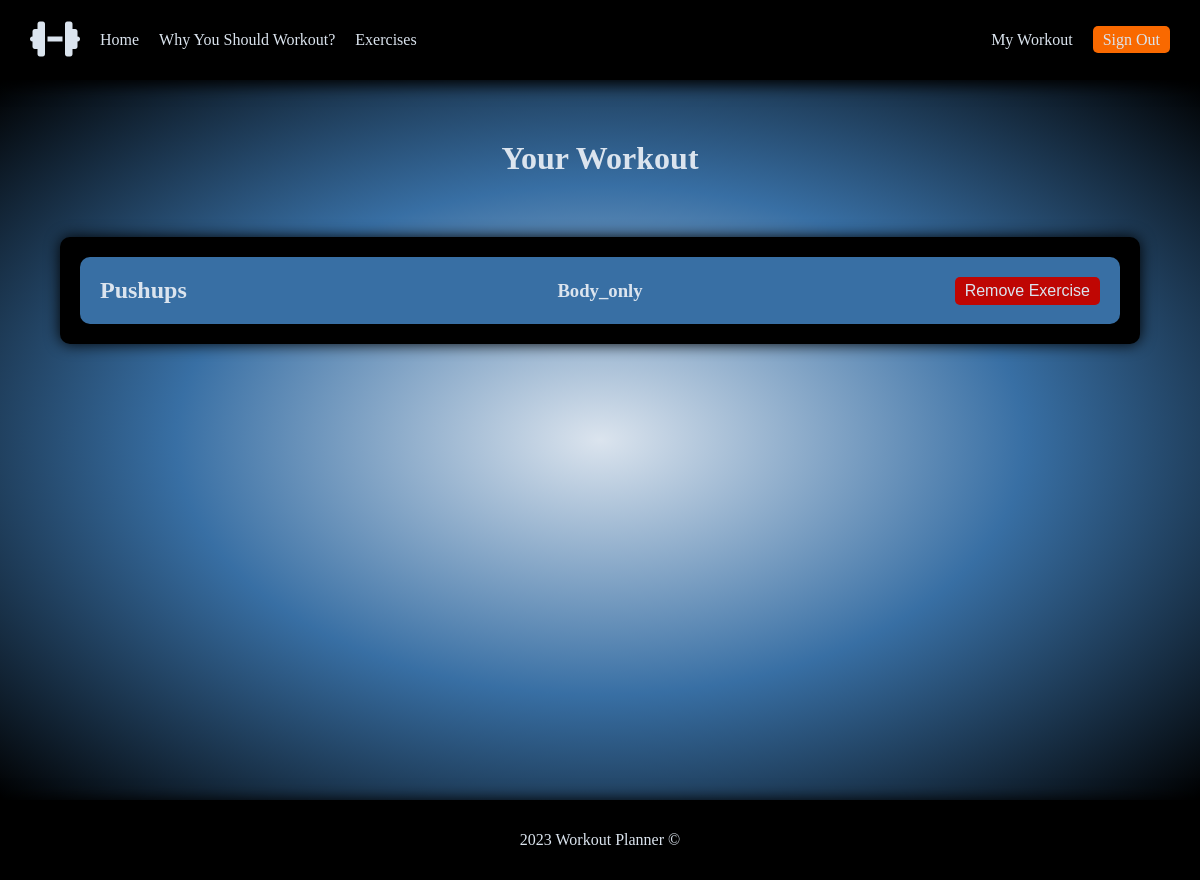
Page /workout (signed in) on the earlier database version.
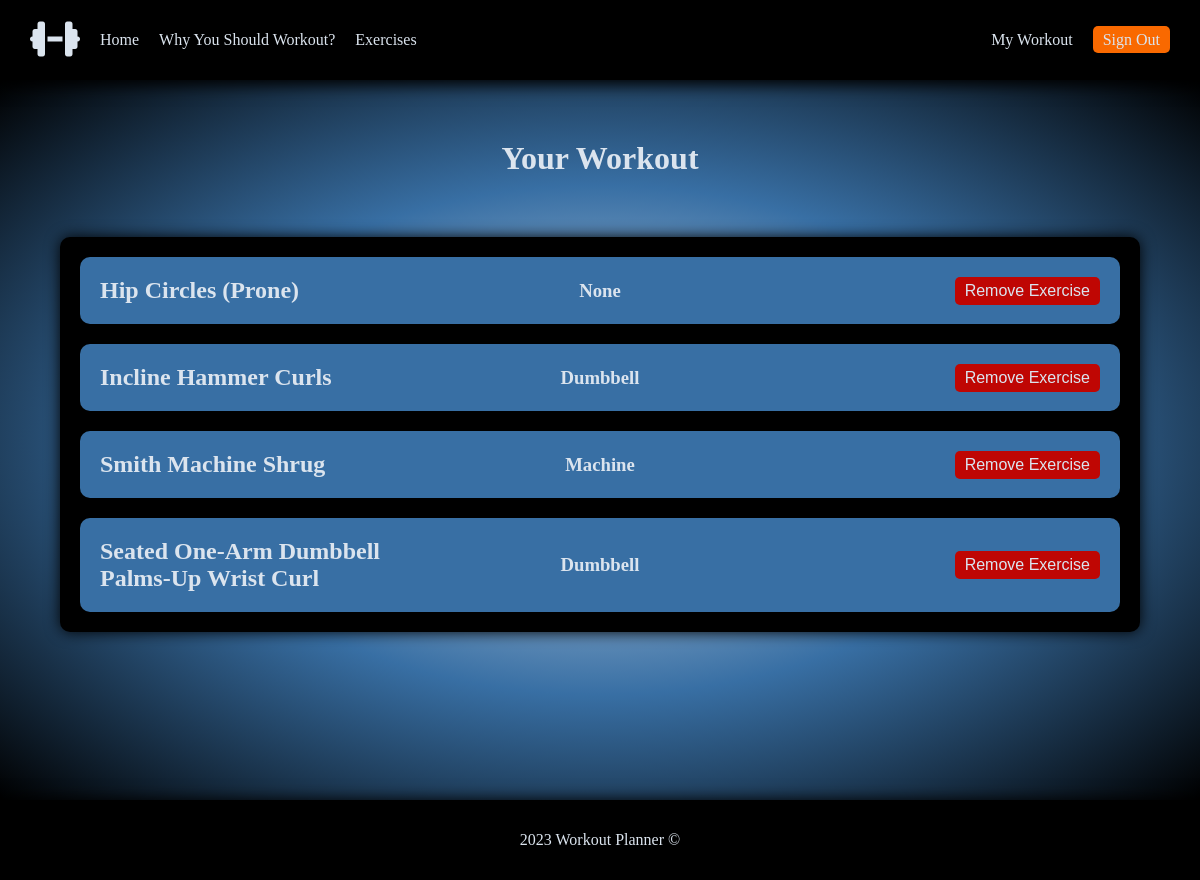
Same page on the later database version.
### tables this page shows
CREATE TABLE exercises (user_id INTEGER, exercise TEXT NOT NULL, equipment TEXT NOT NULL, instructions TEXT NOT NULL);

### app.py (the view)
@app.route("/workout")
@login_required
def workout():
  user_id = session["user_id"]
  exercises = db.execute("SELECT * FROM exercises WHERE user_id = ?", user_id)
  return render_template("workout.html", exercises=exercises)

### helpers.py (called while the page is built)
def login_required(f):
  @wraps(f)
  def decorated_function(*args, **kwargs):
    if session.get("user_id") is None:
      return redirect("/login")
    return f(*args, **kwargs)
  return decorated_function

### templates/workout.html (shortened to what this page needs)
{% extends "layout.html" %}
{% block body %}
  <div class="container-big">
    <h1>Your Workout</h1>
    <div class="card-big">
      <div class="exercises-container">
        {% for row in exercises %}
          <div class="exercise-container">
            <h2>{{ row.exercise }}</h2>
            <h3 class="equip">{{ row.equipment }}</h3>
            <form action="/delete" method="post" id="delete">
              <button class="btn remove">Remove Exercise</button>
            </form>
          </div>
        {% endfor %}
      </div>
    </div>
  </div>
{% endblock %}

### templates/layout.html (shortened to what this page needs)
<!DOCTYPE html>
<html lang="en">
<head>
  <link rel="stylesheet" href="/static/styles.css">
  <link rel="stylesheet" href="https://cdnjs.cloudflare.com/ajax/libs/font-awesome/6.2.1/css/all.min.css" />
</head>
<body>
  <nav class="navigation">
    {% if session["user_id"] %}
      <ul class="navbar">
        <li class="logo"><a href="/" class="nav-logo"><i class="fa-sharp fa-solid fa-dumbbell"></i></a></li>
        <li class="nav-item"><a href="/" class="nav-link">Home</a></li>
        <li class="nav-item"><a href="/info" class="nav-link">Why You Should Workout?</a></li>
        <li class="nav-item"><a href="/exercises" class="nav-link">Exercises</a></li>
      </ul>
      <ul class="navbar">
        <li class="nav-item"><a href="/workout" class="nav-link">My Workout</a></li>
        <li class="nav-item"><a href="/signout" class="nav-link btn">Sign Out</a></li>
      </ul>
    {% endif %}
  </nav>
  {% block body %}{% endblock %}
  <footer class="footer">
    <p>2023 Workout Planner &#169;</p>
  </footer>
</body>
</html>

### static/styles.css (style rules this page uses)
* { margin: 0; padding: 0; box-sizing: border-box; }
html { scroll-behavior: smooth; }
:root { --black: #000000ff; --queen-blue: #386fa4ff; --alice-blue: #dbe4eeff; --safety-orange-blaze-orange: #f96900ff; --international-orange-engineering: #bf0603ff; }
.btn { cursor: pointer; background-color: var(--safety-orange-blaze-orange); padding: 5px 10px; border-radius: 5px; transition: all .2s ease-in; }
.navigation { width: 100%; background-color: var(--black); height: 80px; display: flex; align-items: center; justify-content: space-between; padding: 0 30px; font-size: 16px; box-shadow: 0 5px 15px var(--black); position: sticky; top: 0; }
.navbar { list-style-type: none; display: flex; align-items: center; }
.nav-item { margin-left: 20px; }
.nav-link { color: var(--alice-blue); text-decoration: none; }
.nav-logo { font-size: 40px; color: var(--alice-blue); text-decoration: none; }
.footer { background-color: var(--black); height: 80px; box-shadow: 0 0 15px var(--black); display: flex; align-items: center; color: var(--alice-blue); justify-content: center; }
.container-big { width: 100%; min-height: calc(100vh - 80px); height: 100%; background-image: radial-gradient(var(--alice-blue), var(--queen-blue), var(--black)); display: flex; flex-direction: column; align-items: center; }
.container-big h1 { margin: 60px 0; color: var(--alice-blue); text-align: center; }
.card-big { background-color: var(--black); border-radius: 10px; width: 60%; height: auto; box-shadow: 0 0 15px var(--black); margin-bottom: 100px; }
.card-big h2 { color: var(--alice-blue); text-align: center; margin: 20px 0; }
.exercises-container { padding: 0 20px; }
.exercise-container { width: 100%; color: var(--alice-blue); border-radius: 10px; background-color: var(--queen-blue); margin: 20px 0; padding: 0 20px; display: grid; grid-template-columns: 1fr 1fr 1fr; align-items: center; }
.exercise-container h2, h3 { text-align: left; text-transform: capitalize; }
.exercise-container h3 { text-align: center; }
.remove { border: none; color: var(--alice-blue); background-color: var(--international-orange-engineering); font-size: 16px; }
#delete { display: flex; align-items: center; justify-content: end; }
@media (max-width: 1280px) { .card-big { width: 90%; } }

Differences in the rows shown:
removed exercises: exercise "Pushups", equipment "Body_only"
added exercises: exercise "Hip Circles (Prone)", equipment "None"
added exercises: exercise "Incline Hammer Curls", equipment "Dumbbell"
added exercises: exercise "Smith Machine Shrug", equipment "Machine"
added exercises: exercise "Seated One-Arm Dumbbell Palms-Up Wrist Curl", equipment "Dumbbell"
